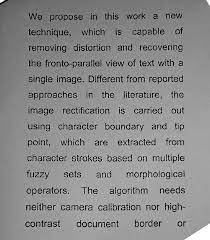
#> input picture contrast.jpeg, 210 x 240 px
$ python ImageHistorgram.py
#> lines starting #> are read from the running program, lines starting #| are printed output that depends on the picture; long printed decimals are rounded
### ShowImage.py
from matplotlib import pyplot as plt

def show_image(img, title = 'Image', cmap_type='gray'):
    plt.imshow(img, cmap=cmap_type)
    plt.title(title)
    plt.axis('off')
    plt.show()

### ImageHistorgram.py
from skimage import data, color, exposure
from ShowImage import show_image
from matplotlib import pyplot as plt
import numpy as np
from skimage import io
from skimage.filters import threshold_mean

myImage = io.imread('contrast.jpeg', as_gray = True)
#> myImage is the input picture: shape (240, 210) float64; min 0, max 1, mean 0.545
# [8 lines of commented-out code are left out]
show_image(myImage)
p2, p98 = np.percentile(myImage, (2, 98))
#> p2 = 0.129; p98 = 0.71
print(p2, "   ", p98)
#| 0.1294     0.7098
contrastImage = exposure.rescale_intensity(myImage, in_range=(p2, p98))
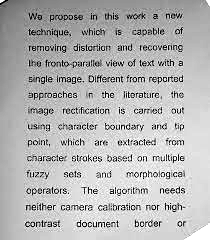
#> contrastImage: shape (240, 210) float64; min 0, max 1, mean 0.715
# show_image(contrastImage)
l = 11
h = 85
contsImage = 255/(l-h)*(myImage-l)
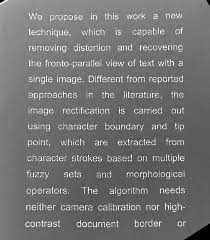
#> contsImage: shape (240, 210) float64; min 34.46, max 37.91, mean 36; drawn with min black and max white
print(contsImage.min(), "        ", contsImage.max())
#| 34.459          37.905
show_image(contrastImage)
show_image(contsImage)
plt.show()
